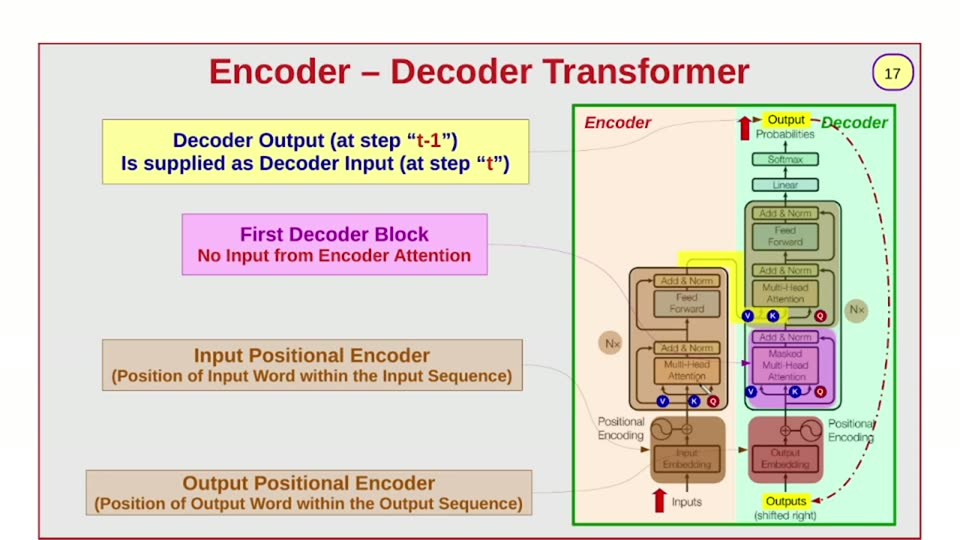
#> input picture videos/deep-learning/001_transformers_part1/unique_slides/slide_017.jpg, 960 x 540 px, found by its file name
$ python scan1.py
#> lines starting #> are read from the running program, lines starting #| are printed output that depends on the picture
from PIL import Image
import numpy as np

F = Image.open("/home/ahmed/Projects/ai_llm_slides/videos/deep-learning/002_transformers_part2/unique_slides/slide_017.jpg").convert("RGB")
#> F is the input picture: PIL image 960x540 RGB; mean R, G, B 222.3, 215.5, 203.7
a = np.asarray(F).astype(int)
H, W = a.shape[:2]
#> H = 540; W = 960
r, g, b = a[:,:,0], a[:,:,1], a[:,:,2]
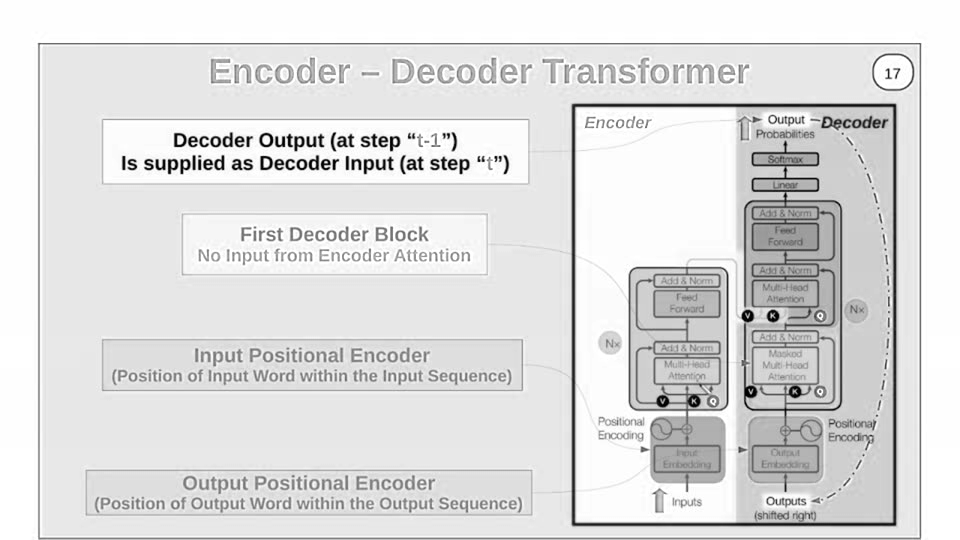
#> r: shape (540, 960) int64; min 0, max 255, mean 222.3
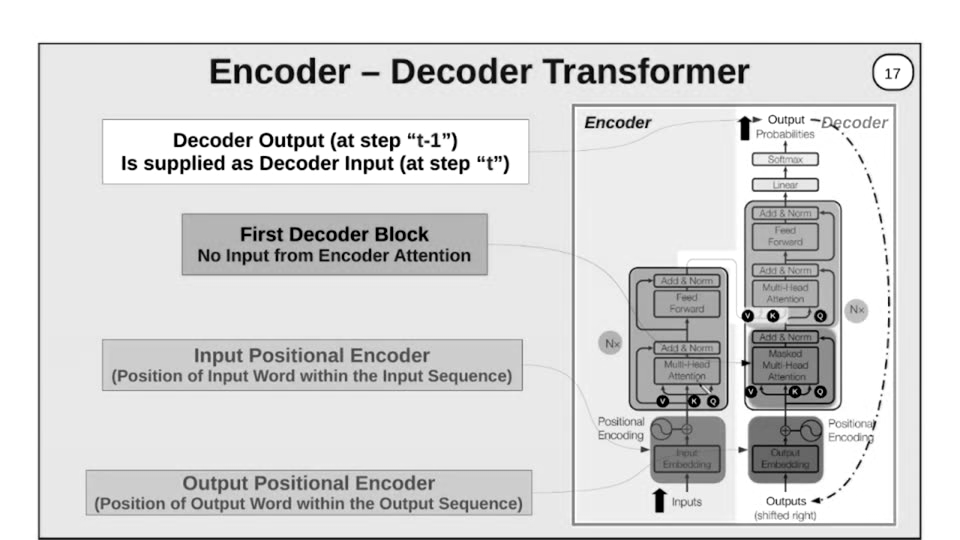
#> g: shape (540, 960) int64; min 0, max 255, mean 215.5
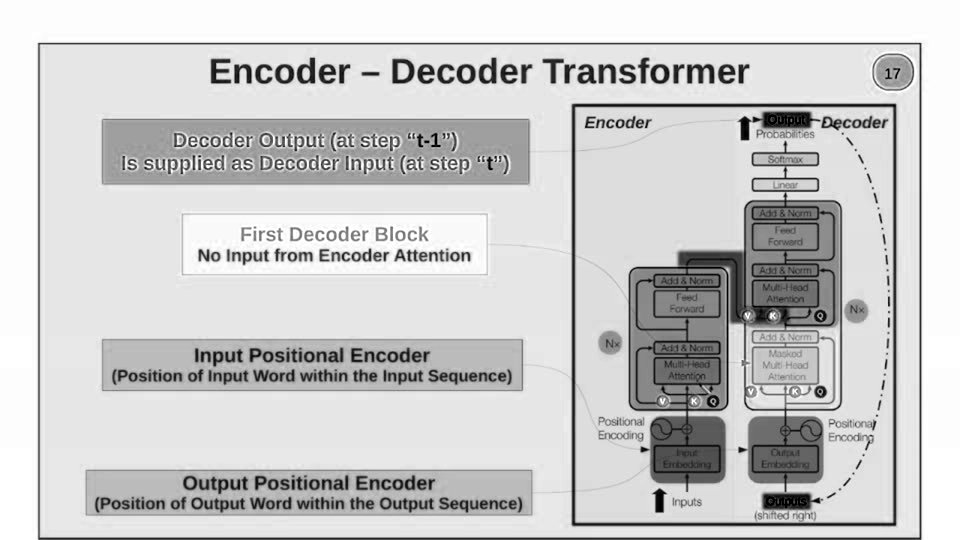
#> b: shape (540, 960) int64; min 0, max 255, mean 203.7

def runs(mask_1d, minlen=3):
    out = []; x = 0; N = len(mask_1d)
    while x < N:
        if mask_1d[x]:
            x0 = x
            while x < N and mask_1d[x]: x += 1
            if x - x0 >= minlen: out.append((x0, x-1))
        else: x += 1
    return out

def hscan(y, test, label, minlen=3):
    m = test(y)
    rr = runs(m, minlen)
    print("y=%3d %-12s" % (y, label), rr)

def near(c, tol=20):
    return lambda y: (np.abs(a[y,:,0]-c[0])<tol)&(np.abs(a[y,:,1]-c[1])<tol)&(np.abs(a[y,:,2]-c[2])<tol)

# card fills
SALMON = (240,136,144); LAV=(192,192,240); YEL=(248,248,152); GRN=(216,248,228); PEACH=(240,224,200)
for y in [300, 340, 380, 420, 460, 500]:
    hscan(y, near(SALMON), "salmon")
#> this loop made 6 passes
#| y=300 salmon       []
#| y=340 salmon       []
#| y=380 salmon       []
#| y=420 salmon       []
#| y=460 salmon       []
#| y=500 salmon       []
print()
for y in [200, 240, 280, 320, 360]:
    hscan(y, near(LAV), "lavender")
#> this loop made 5 passes
#| y=200 lavender     []
#| y=240 lavender     []
#| y=280 lavender     []
#| y=320 lavender     []
#| y=360 lavender     []
print()
for y in [180, 220, 260, 300]:
    hscan(y, near(YEL), "yellow")
#> this loop made 4 passes
#> rr in hscan on pass 1: [(104, 527)]
#| y=180 yellow       [(104, 527)]
#| y=220 yellow       []
#| y=260 yellow       []
#| y=300 yellow       []
print()
for y in [160, 200, 240, 280]:
    hscan(y, near(GRN), "grnwhite")
#> this loop made 4 passes
#> rr in hscan on passes 2, 4: [(43, 567), (736, 749), (836, 874), (879, 891), (898, 916)], [(43, 570), (843, 881), (883, 886), (897, 916)]
#| y=160 grnwhite     [(43, 99), (532, 567), (736, 750), (820, 859), (864, 891), (898, 916)]
#| y=200 grnwhite     [(43, 567), (736, 749), (836, 874), (879, 891), (898, 916)]
#| y=240 grnwhite     [(43, 179), (492, 570), (736, 742), (843, 882), (887, 891), (898, 916)]
#| y=280 grnwhite     [(43, 570), (843, 881), (883, 886), (897, 916)]
print()
for y in [120, 160, 200, 240]:
    hscan(y, near(PEACH), "peach")
#> this loop made 4 passes
#> rr in hscan on pass 4: [(675, 684), (720, 733)]
#| y=120 peach        [(577, 581), (590, 596), (661, 663), (672, 676), (681, 685), (695, 722), (725, 735)]
#| y=160 peach        []
#| y=200 peach        []
#| y=240 peach        [(675, 684), (720, 733)]

# vertical scans through the card stack: column x=200, 400, 600, 800
def vscan(x, test, label, minlen=3):
    m = test(x)
    rr = runs(m, minlen)
    print("x=%3d %-12s" % (x, label), rr)
def vnear(c, tol=20):
    return lambda x: (np.abs(a[:,x,0]-c[0])<tol)&(np.abs(a[:,x,1]-c[1])<tol)&(np.abs(a[:,x,2]-c[2])<tol)
print()
for x in [100, 200, 400, 600, 800]:
    vscan(x, vnear(SALMON), "salmon")
print()
for x in [300, 500, 700]:
    vscan(x, vnear(LAV), "lavender")
    vscan(x, vnear(YEL), "yellow")
    vscan(x, vnear(GRN), "grnwhite")
    vscan(x, vnear(PEACH), "peach")
    print()
#> this loop made 3 passes
#| x=300 lavender     []
#| x=300 yellow       [(120, 133), (149, 156), (172, 182)]
#| x=300 grnwhite     [(46, 62), (87, 116), (185, 210), (277, 336), (394, 467), (516, 535)]
#| x=300 peach        [(341, 346), (363, 366), (491, 494)]
#| x=500 lavender     []
#| x=500 yellow       [(120, 153), (163, 182)]
#| x=500 grnwhite     [(46, 66), (81, 116), (185, 242), (246, 336), (394, 467), (516, 535)]
#| x=500 peach        [(341, 343), (345, 348), (350, 367), (385, 388), (472, 476), (480, 496)]
#| x=700 lavender     []
#| x=700 yellow       []
#> (further printed lines are left out)

$ run again, with videos/deep-learning/001_transformers_part1/unique_slides/slide_005.jpg copied over videos/deep-learning/001_transformers_part1/unique_slides/slide_017.jpg
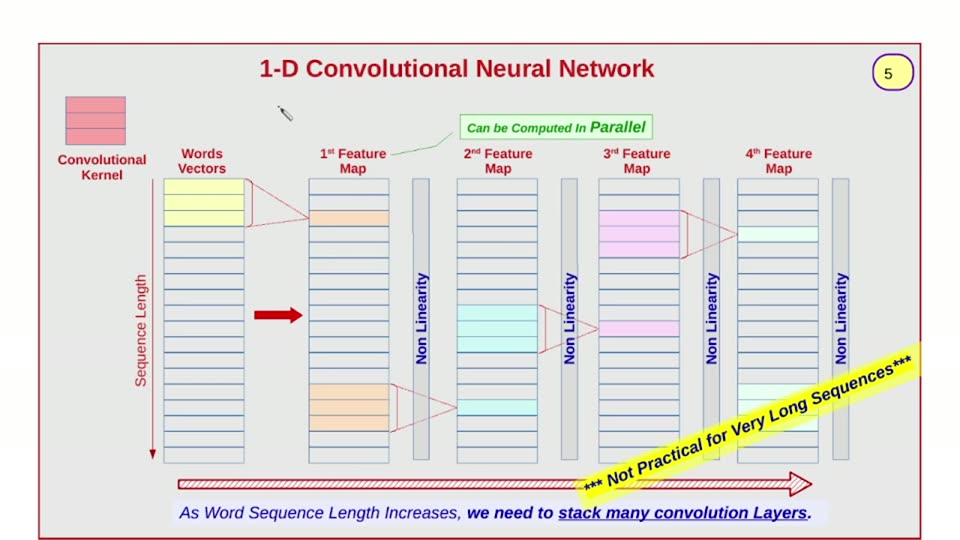
#> input picture videos/deep-learning/001_transformers_part1/unique_slides/slide_005.jpg, 960 x 540 px, found by its file name
#> F is the input picture: PIL image 960x540 RGB; mean R, G, B 227.2, 225, 222.2
#> `r, g, b = a[:,:,0], a[:,:,1], a[:,:,2]`:
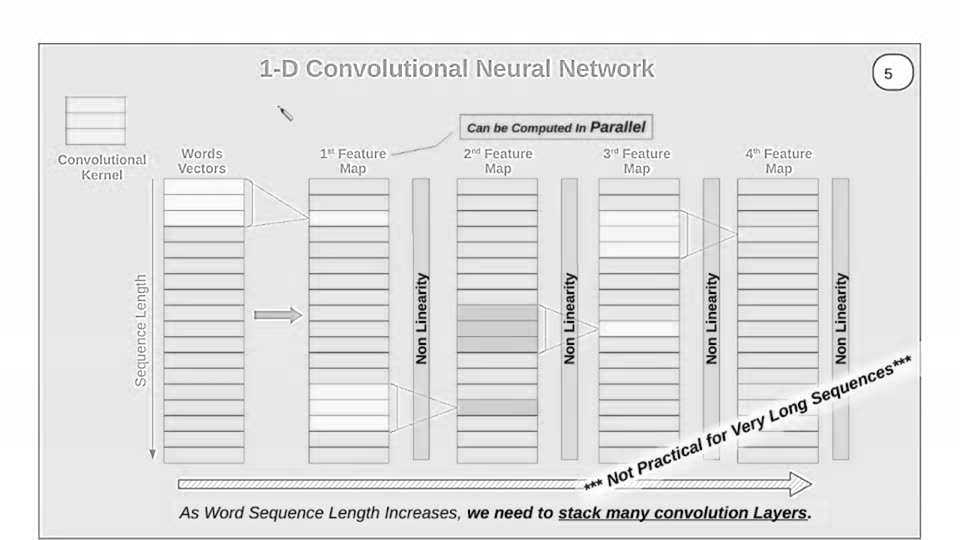
#> r: shape (540, 960) int64; min 0, max 255, mean 227.2
#> `r, g, b = a[:,:,0], a[:,:,1], a[:,:,2]`:
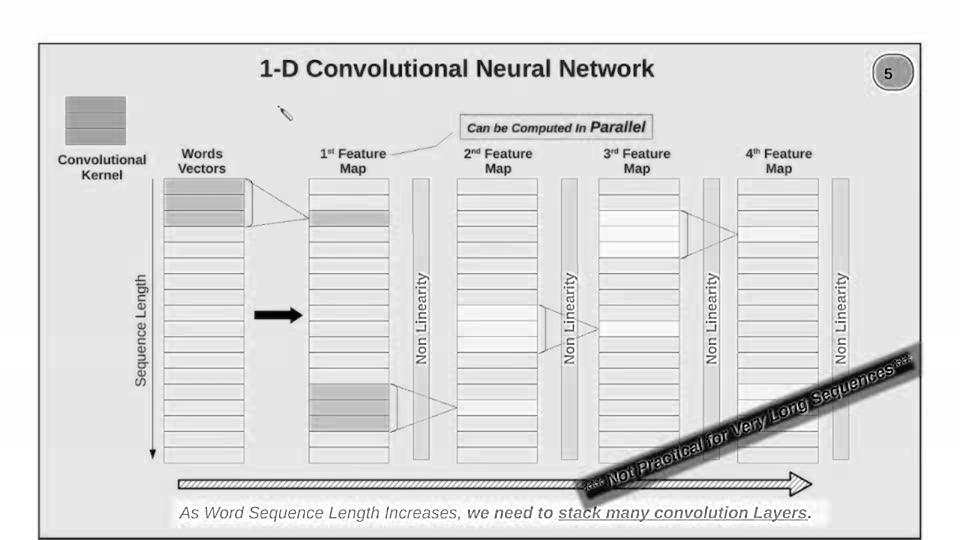
#> b: shape (540, 960) int64; min 0, max 255, mean 222.2
#> the loop `for y in [300, 340, 380, 420, 460, 500]:` made 6 passes
#| y=300 salmon       []
#| y=340 salmon       []
#| y=380 salmon       []
#| y=420 salmon       []
#| y=460 salmon       []
#> (further printed lines are left out)
#> the loop `for y in [200, 240, 280, 320, 360]:` made 5 passes
#> rr in hscan on pass 4: [(424, 426), (565, 567), (572, 575), (707, 709)]
#> (printed output is left out)
#> the loop `for y in [180, 220, 260, 300]:` made 4 passes
#| y=180 yellow       []
#| y=220 yellow       []
#| y=260 yellow       []
#| y=300 yellow       []
#> the loop `for y in [160, 200, 240, 280]:` made 4 passes
#> (printed output is left out)
#> the loop `for y in [120, 160, 200, 240]:` made 4 passes
#> rr in hscan on pass 2: [(63, 65)]
#> (printed output is left out)
#> the loop `for x in [100, 200, 400, 600, 800]:` made 5 passes
#> rr in vscan on passes 1, 5: [(100, 102), (116, 118), (122, 125), (131, 135), (138, 142)], [(153, 155)]
#> (printed output is left out)
#> the loop `for x in [300, 500, 700]:` made 3 passes
#> (printed output is left out)

$ run again, with videos/deep-learning/001_transformers_part1/unique_slides/slide_007.jpg copied over videos/deep-learning/001_transformers_part1/unique_slides/slide_017.jpg
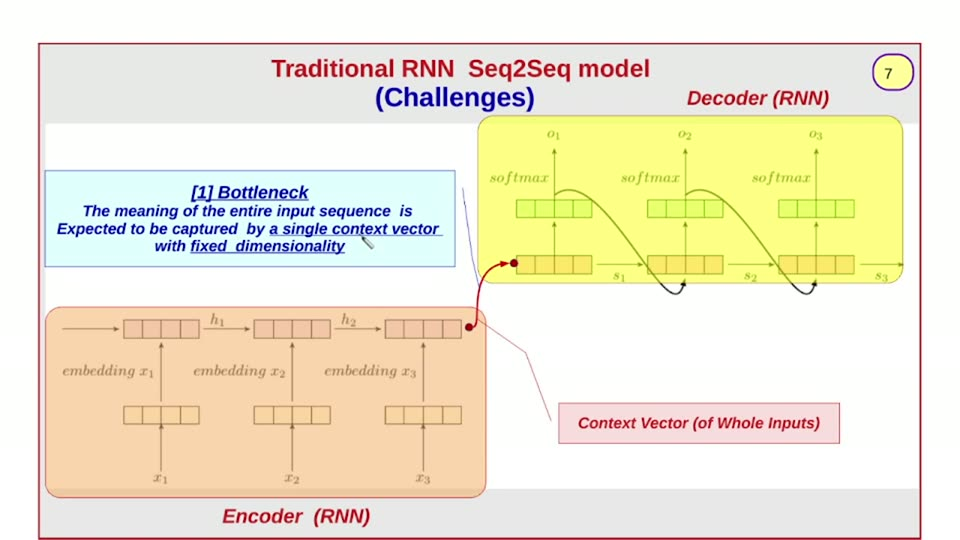
#> input picture videos/deep-learning/001_transformers_part1/unique_slides/slide_007.jpg, 960 x 540 px, found by its file name
#> F is the input picture: PIL image 960x540 RGB; mean R, G, B 239.3, 232.5, 210
#> `r, g, b = a[:,:,0], a[:,:,1], a[:,:,2]`:
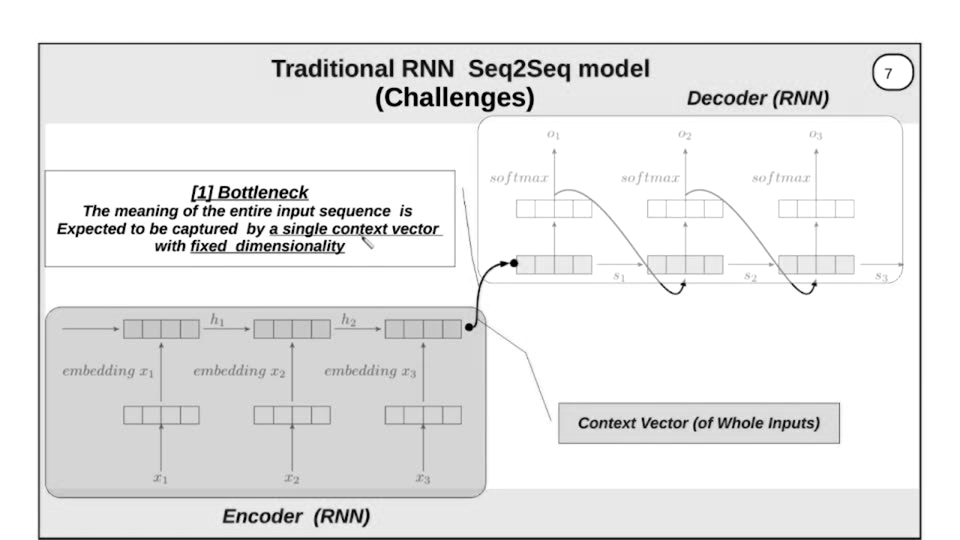
#> g: shape (540, 960) int64; min 0, max 255, mean 232.5
#> `r, g, b = a[:,:,0], a[:,:,1], a[:,:,2]`:
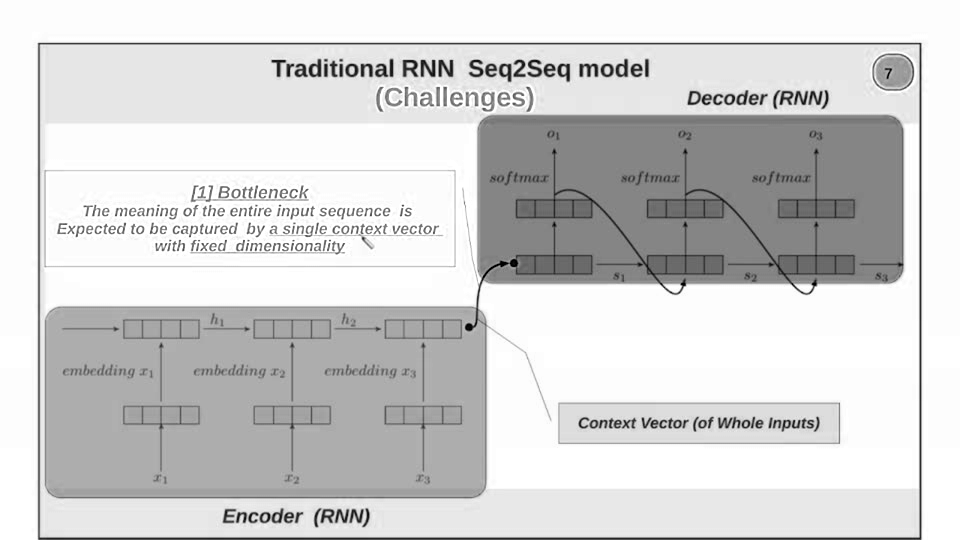
#> b: shape (540, 960) int64; min 0, max 255, mean 210
#> the loop `for y in [300, 340, 380, 420, 460, 500]:` made 6 passes
#| y=300 salmon       []
#| y=340 salmon       []
#| y=380 salmon       []
#| y=420 salmon       []
#| y=460 salmon       []
#> (further printed lines are left out)
#> the loop `for y in [200, 240, 280, 320, 360]:` made 5 passes
#| y=200 lavender     []
#| y=240 lavender     []
#| y=280 lavender     []
#| y=320 lavender     []
#| y=360 lavender     []
#> the loop `for y in [180, 220, 260, 300]:` made 4 passes
#| y=180 yellow       [(479, 488), (510, 512), (560, 617), (641, 643), (687, 751), (824, 896)]
#| y=220 yellow       [(479, 513), (528, 530), (572, 575), (590, 594), (601, 604), (615, 640), (700, 705), (708, 711), (726, 732), (751, 773), (796, 798), (808, 810), (852, 860), (864, 896)]
#| y=260 yellow       [(478, 480), (484, 488), (503, 509), (633, 636), (730, 735), (768, 770)]
#| y=300 yellow       []
#> the loop `for y in [160, 200, 240, 280]:` made 4 passes
#| y=160 grnwhite     []
#| y=200 grnwhite     []
#| y=240 grnwhite     []
#| y=280 grnwhite     []
#> the loop `for y in [120, 160, 200, 240]:` made 4 passes
#| y=120 peach        []
#| y=160 peach        []
#| y=200 peach        []
#| y=240 peach        []
#> the loop `for x in [100, 200, 400, 600, 800]:` made 5 passes
#| x=100 salmon       []
#| x=200 salmon       []
#| x=400 salmon       []
#| x=600 salmon       []
#| x=800 salmon       []
#> the loop `for x in [300, 500, 700]:` made 3 passes
#> (printed output is left out)
